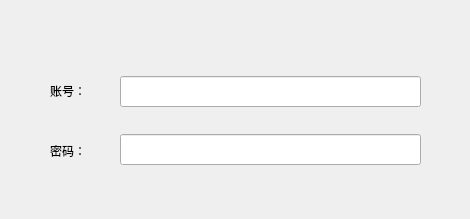
<?xml version="1.0" encoding="UTF-8"?>
<ui version="4.0">
 <class>Run</class>
 <widget class="QWidget" name="Run">
  <property name="geometry">
   <rect>
    <x>0</x>
    <y>0</y>
    <width>470</width>
    <height>219</height>
   </rect>
  </property>
  <property name="windowTitle">
   <string>Form</string>
  </property>
  <widget class="QLabel" name="label">
   <property name="geometry">
    <rect>
     <x>50</x>
     <y>70</y>
     <width>121</width>
     <height>41</height>
    </rect>
   </property>
   <property name="text">
    <string>账号：</string>
   </property>
  </widget>
  <widget class="QLabel" name="label_2">
   <property name="geometry">
    <rect>
     <x>50</x>
     <y>130</y>
     <width>121</width>
     <height>41</height>
    </rect>
   </property>
   <property name="text">
    <string>密码：</string>
   </property>
  </widget>
  <widget class="QLineEdit" name="lineEdit">
   <property name="geometry">
    <rect>
     <x>120</x>
     <y>76</y>
     <width>301</width>
     <height>31</height>
    </rect>
   </property>
  </widget>
  <widget class="QLineEdit" name="lineEdit_2">
   <property name="geometry">
    <rect>
     <x>120</x>
     <y>134</y>
     <width>301</width>
     <height>31</height>
    </rect>
   </property>
  </widget>
 </widget>
 <resources/>
 <connections/>
</ui>
